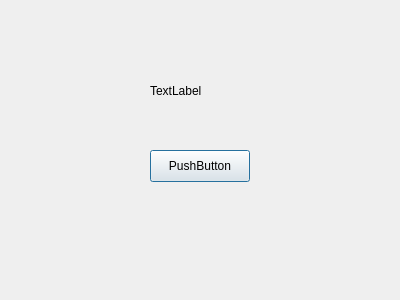
<?xml version="1.0" encoding="UTF-8"?>
<ui version="4.0">
 <class>Form1</class>
 <widget class="QDialog" name="Form1">
  <property name="geometry">
   <rect>
    <x>0</x>
    <y>0</y>
    <width>400</width>
    <height>300</height>
   </rect>
  </property>
  <property name="windowTitle">
   <string>Dialog</string>
  </property>
  <widget class="QPushButton" name="pushButton">
   <property name="geometry">
    <rect>
     <x>150</x>
     <y>150</y>
     <width>100</width>
     <height>32</height>
    </rect>
   </property>
   <property name="text">
    <string>PushButton</string>
   </property>
  </widget>
  <widget class="QLabel" name="label">
   <property name="geometry">
    <rect>
     <x>150</x>
     <y>50</y>
     <width>181</width>
     <height>81</height>
    </rect>
   </property>
   <property name="text">
    <string>TextLabel</string>
   </property>
  </widget>
 </widget>
 <resources/>
 <connections/>
</ui>
